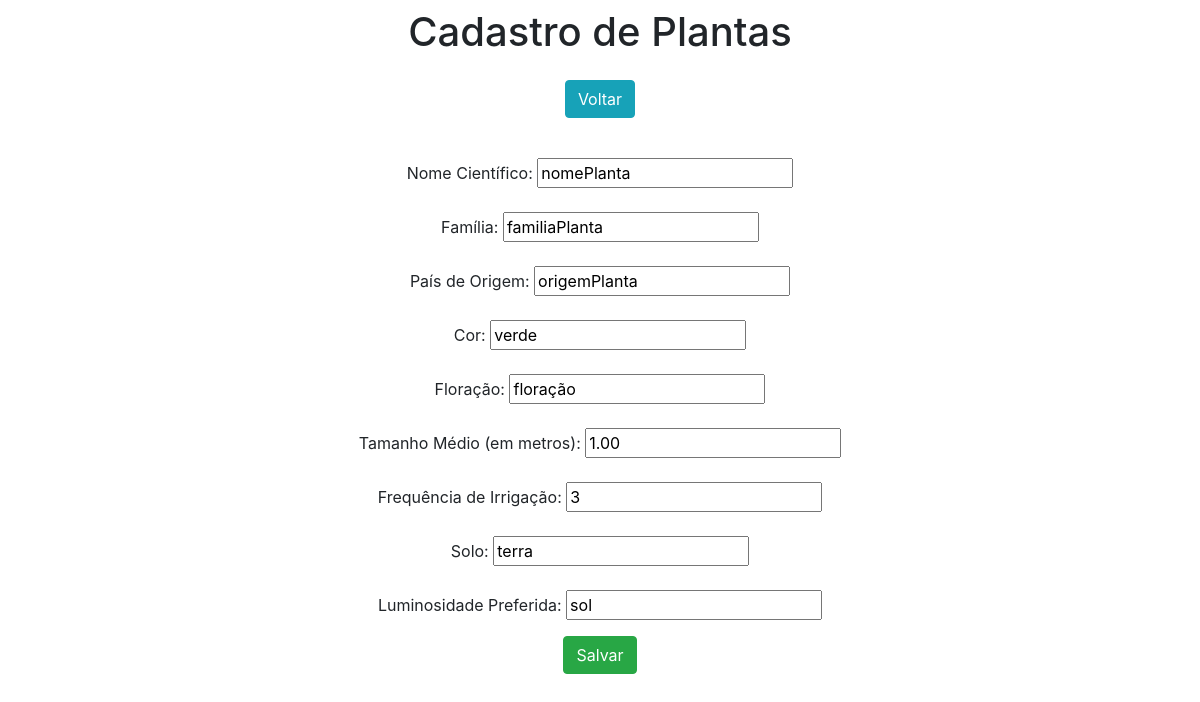
Screenshot of /edit_planta/2/ with the database file from the repository.
### app/models.py (models this page shows)
class Planta(models.Model):
    nome_cientifico = models.CharField(max_length=100)
    familia = models.CharField(max_length=100)
    pais_origem = models.CharField(max_length=100)
    cor = models.CharField(max_length=50)
    floracao = models.CharField(max_length=100)
    tamanho_medio = models.DecimalField(max_digits=9, decimal_places=2)
    solo = models.CharField(max_length=100)
    luminosidade_preferida = models.CharField(max_length=100)
    frequencia_irrigacao = models.CharField(max_length=100)

### app/views.py (the view)
# urls.py: path('edit_planta/<int:pk>/', edit_planta, name='edit_planta'),
def edit_planta(request, pk):
    data = {}
    data['db'] = Planta.objects.get(pk=pk)
    data['form_planta'] = PlantaForm(instance=data['db'])
    return render(request, 'form.html', data)

### app/forms.py
class PlantaForm(ModelForm):
    class Meta:
        model = Planta
        fields = ['nome_cientifico', 'familia', 'pais_origem', 'cor', 'floracao', 'tamanho_medio', 'solo',
                  'luminosidade_preferida', 'frequencia_irrigacao']

### app/templates/form.html (shortened to what this page needs)
<!doctype html>
<html lang="pt-br">
<head>
    <link rel="stylesheet" href="https://stackpath.bootstrapcdn.com/bootstrap/4.3.1/css/bootstrap.min.css">
</head>
<body>
    <div class ="col-8 m-auto pt-2 pb-2 text-center">
        <h1>Cadastro de Plantas</h1>
    </div>
    <div class="col-8 m-auto pt-2 pb-2 text-center">
        <a href="/" class="btn btn-info"> Voltar</a>
    </div>
    <div class="col-8 m-auto pt-2 pb-2 text-center">
       <form name="form_planta" id="form_planta" action="{% if db %}/update_planta/{{db.id}}/{%else%}/create_planta/{% endif %}" method="post">
            <div class="form-group mt-4"> Nome Científico: {{form_planta.nome_cientifico}}</div>
            <div class="form-group mt-4"> Família: {{form_planta.familia}}</div>
            <div class="form-group mt-4"> País de Origem: {{form_planta.pais_origem}}</div>
            <div class="form-group mt-4"> Cor: {{form_planta.cor}}</div>
            <div class="form-group mt-4"> Floração: {{form_planta.floracao}}</div>
            <div class="form-group mt-4"> Tamanho Médio (em metros): {{form_planta.tamanho_medio}}</div>
            <div class="form-group mt-4"> Frequência de Irrigação: {{form_planta.frequencia_irrigacao}}</div>
            <div class="form-group mt-4"> Solo: {{form_planta.solo}}</div>
            <div class="form-group mt-4"> Luminosidade Preferida: {{form_planta.luminosidade_preferida}}</div>
            <input type="submit" class="btn btn-success" value="Salvar">
      </form>
    </div>
  {% load static %}
</body>
</html>

### rows the page displays
Planta: nome_cientifico "nomePlanta", familia "familiaPlanta", pais_origem "origemPlanta", cor "verde", floracao "floração", tamanho_medio "1.00", frequencia_irrigacao "3", solo "terra", luminosidade_preferida "sol"
